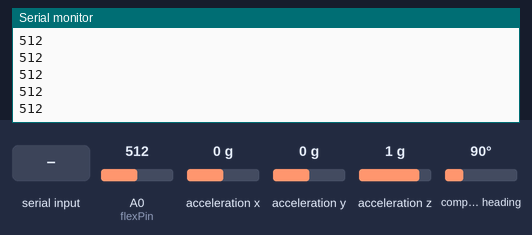
Simulated run of this sketch. Board: Arduino Uno, built with avr-gcc and run on an emulated ATmega328P. Shown: the last lines printed to the serial monitor. The test bench sets the inputs (shaded band); at power-on: A0 (flexPin) = 512, acceleration x 0 g, acceleration y 0 g, acceleration z 1 g, compass heading 90°.

Above: at 3.7 s.
3.8 s: A0 (flexPin) set to 716
At 4.3 s:
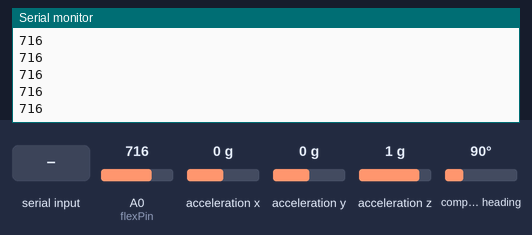
5.3 s: "1" received over the second serial link
6.8 s: "0" received over the second serial link
8.3 s: A0 (flexPin) set to 992
At 9.1 s:
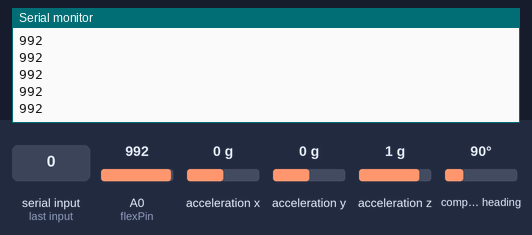
Timing chart, 0 to 10.8 s (numbered marks = the images above; inputs shaded):
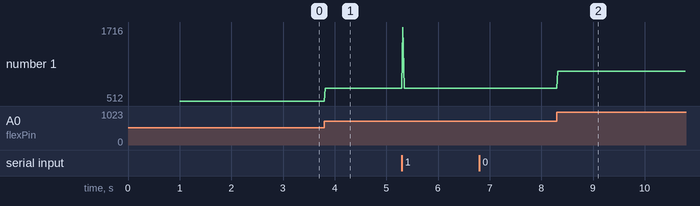

Measured:
- after the input at 3.8 s, the serial monitor: prints a new line at once (image 1)
- after the input at 8.3 s, the serial monitor: prints a new line at once (image 2)
- plotted number 1: 512 → 716 after the input at 3.8 s, 716 → 992 after the input at 8.3 s

The sketch:

STU1231_Project2_Merged.ino
```cpp
/*
   From the HC05 Code
*/
#include <SoftwareSerial.h>
SoftwareSerial EEBlue(10, 11); // RX | TX

/*
   From the BNO055 Code
*/
#include <Wire.h>
#include <Adafruit_Sensor.h>
#include <Adafruit_BNO055.h>
#include <utility/imumaths.h>

Adafruit_BNO055 bno = Adafruit_BNO055(55);

/*
   From the Flex Censor Code
*/
//Constants:
//const int ledPin = 3;   //pin 3 has PWM funtion
const int flexPin = A0; //pin A0 to read analog input

//Variables:
int value; //save analog value


void setup() {
  //from flex censor code
  //pinMode(ledPin, OUTPUT);  //Set pin 3 as 'output'
  Serial.begin(9600);       //Begin serial communication

  //from the HC05 Code
  EEBlue.begin(9600);  //Default Baud for comm, it may be different for your Module.
  //Serial.println("The bluetooth gates are open.\n Connect to HC-05 from any other bluetooth device with 1234 as pairing key!.");

  //from BNO055 Code
  //Serial.println("Orientation Sensor Test");
  //Serial.println("");

  /* Initialise the sensor */
  if (!bno.begin())
  {
    /* There was a problem detecting the BNO055 ... check your connections */
    //Serial.print("Ooops, no BNO055 detected ... Check your wiring or I2C ADDR!");
    while (1);
  }

  delay(1000);

  bno.setExtCrystalUse(true);


}

void loop() {

  //from HC05 code
  // Feed any data from bluetooth to Terminal.
  if (EEBlue.available())
    //Serial.println("EEBlue is available");
    Serial.write(EEBlue.read());

  // Feed all data from termial to bluetooth
  if (Serial.available())
    //Serial.println("Serial is available");
    EEBlue.write(Serial.read());


  //from flex censor code

  value = analogRead(flexPin);         //Read and save analog value from potentiometer
  Serial.println(value);               //Print value
  //value = map(value, 700, 900, 0, 255);//Map value 0-1023 to 0-255 (PWM)
  //analogWrite(ledPin, value);          //Send PWM value to led
  //delay(20);                          //Small delay

  //from the BNO055 code
  /* Get a new sensor event */
  sensors_event_t event;
  bno.getEvent(&event);

  /* Display the floating point data */

    /*
    Serial.print("X: ");
    Serial.print(event.orientation.x, 4);
    Serial.print("\tY: ");
    Serial.print(event.orientation.y, 4);
    Serial.print("\tZ: ");
    Serial.print(event.orientation.z, 4);
    Serial.println("");
    */


  //Serial.println(EEBlue.read());//debugging ... why is it showing -1 all the time?
  //Serial.println(EEBlue.read());


  delay(20);//small delay
}
```
